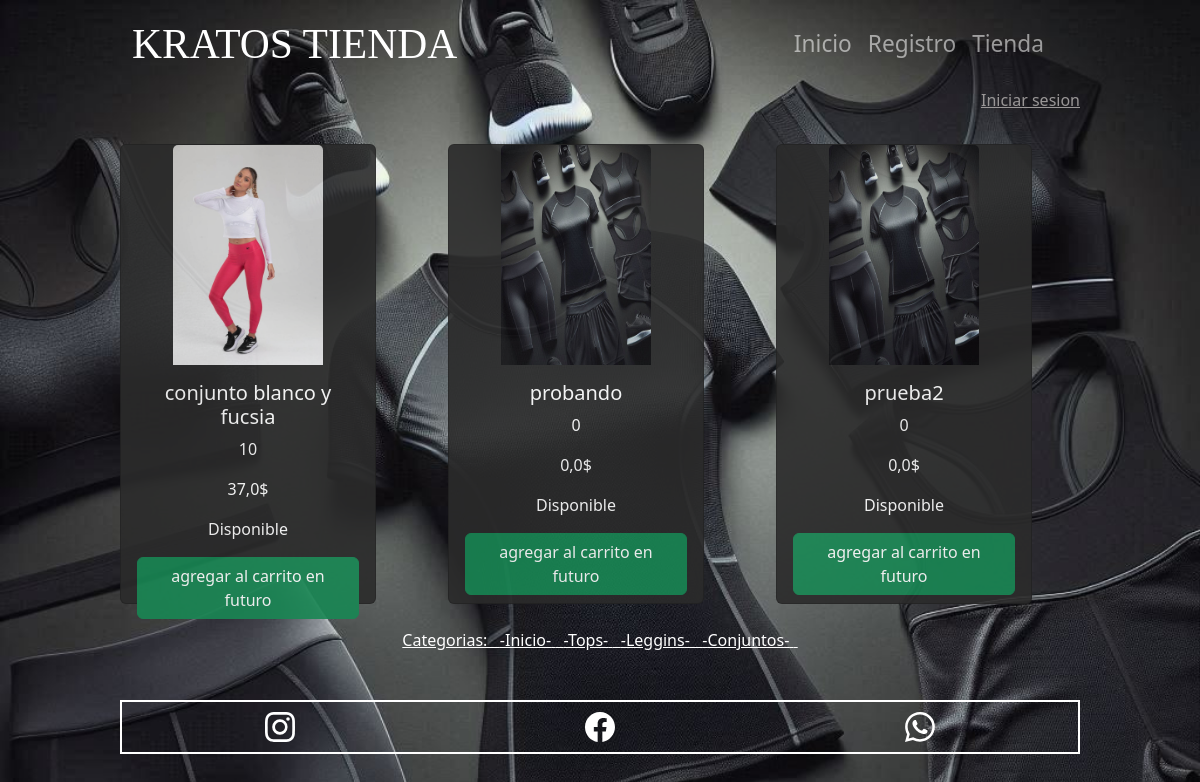
/tienda/categorias/3, run on the app's committed database.
### tienda/models.py (models this page shows, shortened)
class producto(models.Model):
    nombre = models.CharField(max_length= 24)
    precio = models.FloatField()
    codigo = models.IntegerField(default= 0)
    created = models.DateTimeField(auto_now_add= True)
    updated = models.DateTimeField(auto_now= True)
    disponibilidad = models.BooleanField(default= True)
    imagen = models.ImageField(upload_to="Tienda")
    categorias = models.ManyToManyField(Categoria)
    class meta:
        verbose_name = "producto"
        verbose_name_plural = "productos"

class Categoria(models.Model):
    nombre = models.CharField(max_length=20)
    updated = models.DateTimeField(auto_now= True)
    created = models.DateTimeField(auto_now_add= True)
    class meta:
        verbose_name = "categoria"
        verbose_name_plural = "categorias"

### tienda/views.py (the view)
# urls.py: path("categorias/<int:categorias_id>", views.categoriaf, name = 'categoriaf'),
def categoriaf(request, categorias_id):                                  # recibe el id de la categoria buscada en otra pag
    categoria_tienda = Categoria.objects.get(id = categorias_id)         # obtiene la categoria asociada al id
    productosf = producto.objects.filter(categorias = categoria_tienda)     # rescata los productos asociados a esa categoria
    categorias = Categoria.objects.all()
    return render(request, 'tienda/categorias.html', {'categoria_tienda' : categoria_tienda, 'productos_filtrados' : productosf, 'categorias' : categorias})

### tienda/templates/tienda/categorias.html
{% extends 'webapp/plantilla_padre.html' %}
{% block content %}
<div class="row">
    {% for item in productos_filtrados %}
        <div class="col-md-4" style="padding-top: 8px;">
            <div class="card" style="width: 16rem; background-color: rgb(43, 43, 43);opacity: 0.9; height: 460px;">
                <div style="text-align: center;"><img src="{{item.imagen.url}}" class="card-img-top" alt="..." style="width: 150px; height: 220px;"></div>
                <div class="card-body" style="text-align: center; color: white;">
                <h5 class="card-title">{{ item.nombre}}</h5>
                <p class="card-text te">{{item.codigo}}</p>
                <p class="card-text">{{ item.precio }}$</p>
                {% if disponibilidad == true %}
                    <p>Disponible</p>
                {% else %}
                    <p>No disponible</p>
                {% endif %}
                <a href="#" class="btn btn-success">agregar al carrito en futuro</a>
                </div>
            </div>
        </div>
    {% endfor %}
</div>
<br>
<div style="text-align: center; color: white;">
    <u>Categorias: &nbsp; <a href="{% url 'tienda' %}" style="color: white;">-Inicio-</a> &nbsp;
        {% for cat in categorias %}
        <a href="{% url 'categoriaf' cat.id %}" style="color: white; text-transform: capitalize;">-{{cat.nombre}}-</a> &nbsp;
        {% endfor %}
    </u>
</div>
</div>
{% endblock %}

### data on the page
producto: imagen (picture), nombre "conjunto blanco y fucsia", codigo "10", precio "37,0"
producto: imagen (picture), nombre "probando", codigo "0", precio "0,0"
producto: imagen (picture), nombre "prueba2", codigo "0", precio "0,0"
Categoria: nombre "Tops"
Categoria: nombre "Leggins"
Categoria: nombre "Conjuntos"
